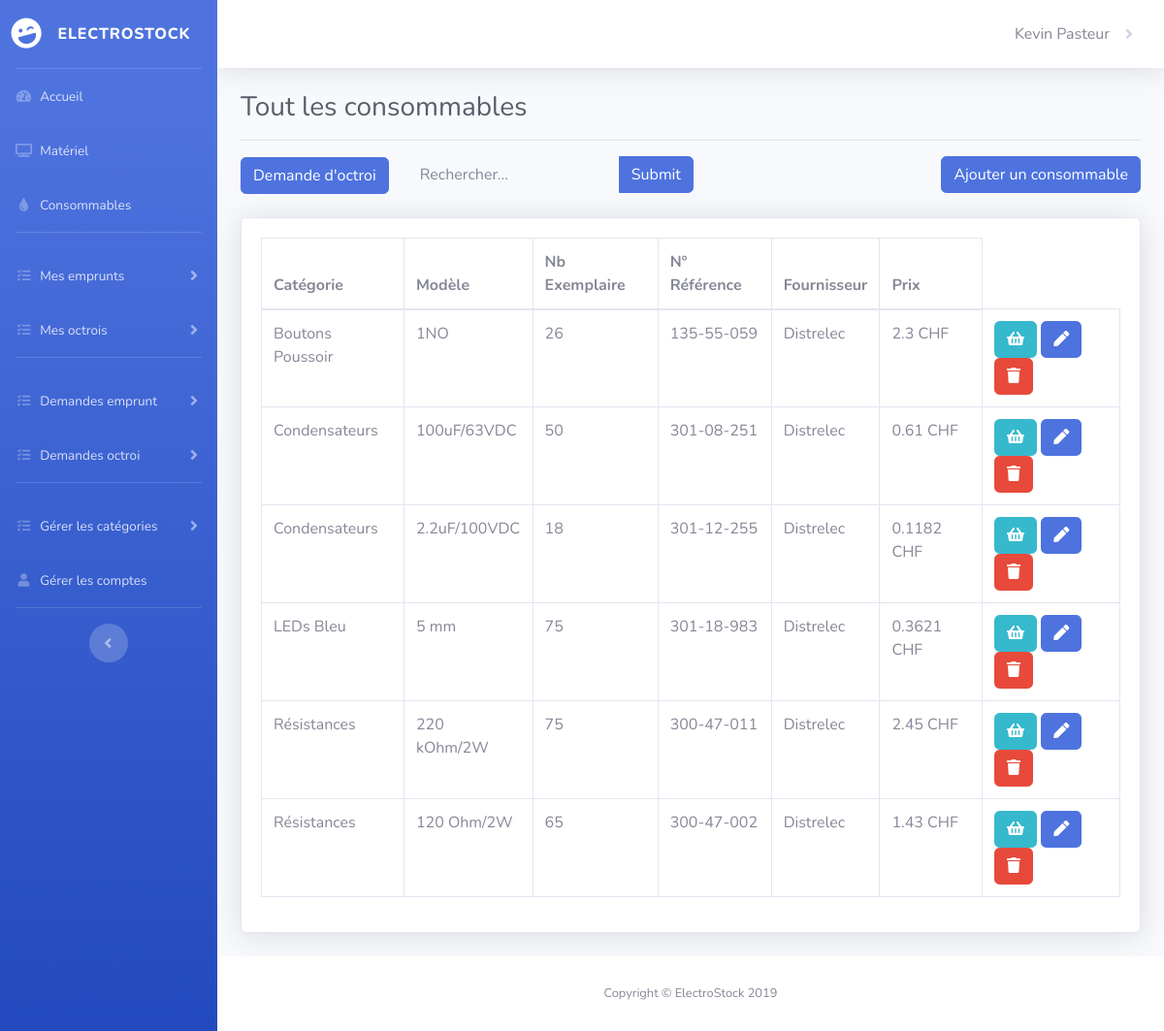
The page /Code/index.php?action=consommables (signed in) on the database its author committed.
### tables this page shows
CREATE TABLE IF NOT EXISTS `Consommables` (
  `idConsommables` INT(11) NOT NULL AUTO_INCREMENT,
  `modele` VARCHAR(50) NOT NULL,
  `nb_exemp` INT(11) NOT NULL,
  `n_reference` VARCHAR(50) NOT NULL,
  `prix` FLOAT(11) NOT NULL,
  `limite_inf` TINYINT(11) NULL,
  `fkCategoriesC` INT(11) NOT NULL,
  `fkFournisseursC` INT(11) NOT NULL,
  `actif` BOOLEAN NOT NULL DEFAULT 1,
  PRIMARY KEY (`idConsommables`),
  INDEX `fk_Consommables_CategoriesC1_idx` (`fkCategoriesC` ASC) ,
  INDEX `fk_consommables_fournisseursc1_idx` (`fkFournisseursC` ASC) ,
  CONSTRAINT `fk_Consommables_CategoriesC1`
    FOREIGN KEY (`fkCategoriesC`)
    REFERENCES `CategoriesC` (`idCategoriesC`),
  CONSTRAINT `fk_consommables_fournisseursc1`
    FOREIGN KEY (`fkFournisseursC`)
    REFERENCES `FournisseursC` (`idFournisseursC`)
    ON DELETE NO ACTION
    ON UPDATE NO ACTION);

CREATE TABLE IF NOT EXISTS `CategoriesC` (
  `idCategoriesC` INT(11) NOT NULL AUTO_INCREMENT,
  `nom` VARCHAR(50) NOT NULL,
  `actif` BOOLEAN NOT NULL DEFAULT 1,
  PRIMARY KEY (`idCategoriesC`));

CREATE TABLE IF NOT EXISTS `FournisseursC` (
  `idFournisseursC` INT(11) NOT NULL AUTO_INCREMENT,
  `nom` VARCHAR(100) NOT NULL,
  `telephone` VARCHAR(15) NOT NULL,
  `lien` VARCHAR(255) NULL DEFAULT NULL,
  PRIMARY KEY (`idFournisseursC`));

### Code/modele/modele_consommables.php (called while the page is built, shortened)
<?php
function GetAllConsumables()
{
    $connexion = GetBD();
    $requete = "SELECT CategoriesC.nom as categoriesc, modele, nb_exemp, n_reference, prix,FournisseursC.nom as fournisseur
                FROM Consommables
                LEFT JOIN CategoriesC on fkCategoriesC = idCategoriesC
                LEFT JOIN FournisseursC on fkFournisseursC = idFournisseursC
                WHERE nb_exemp >= 1 and Consommables.actif = 1
                ORDER BY Consommables.actif DESC, CategoriesC.nom";
    $resultat = $connexion->query($requete);
    return $resultat;
}

### Code/vue/toutlesconsommables.php (the view, shortened to what this page needs)
        <div class="card shadow mb-4">
            <div class="card-body">
                <div class="table-responsive">
                    <table class="table table-bordered" id="dataTable" width="100%" cellspacing="0">
                        <thead>
                        <tr>
                            <th>Catégorie</th>
                            <th>Modèle</th>
                            <th>Nb Exemplaire</th>
                            <th>N° Référence</th>
                            <?php if ($_SESSION['role'] == "Administrateur") { ?>
                                <th>Fournisseur</th>
                                <th>Prix</th>
                            <?php } ?>
                        </tr>
                        </thead>
                        <tbody>
                        <?php foreach (@$result as $consommable) : ?>
                            <tr>
                                <td><?= $consommable['categoriesc']; ?> </td>
                                <td><?= $consommable['modele']; ?> </td>
                                <td><?= $consommable['nb_exemp']; ?> </td>
                                <td><?= $consommable['n_reference']; ?> </td>
                                <?php if ($_SESSION['role'] == "Administrateur") { ?>
                                <td><?= $consommable['fournisseur']; ?></td>
                                <td><?= $consommable['prix']; ?> CHF</td>
                                <td>
                                    <a href="#"><button class="btn btn-info btn-xs"><i class="fa fa-shopping-basket "></i></button></a>
                                    <a href="#"><button class="btn btn-primary btn-xs"><i class="fa fa-pen"></i></button></a>
                                    <a href="#" onclick="return confirm('Supprimer ce consommable ?')"> <button class="btn btn-danger btn-xs"><i class="fa fa-trash "></i></button></a>
                                </td>
                                <?php } ?>
                            </tr>
                        <?php endforeach; ?>
                        </tbody>
                    </table>
                </div>
            </div>
        </div>
    </div>
</div>
<?php require "vue/gabarit.php";?>

### rows shown on the page
consommables: fkCategoriesC.nom "Boutons Poussoir", modele "1NO", nb_exemp "26", n_reference "135-55-059", fkFournisseursC.nom "Distrelec", prix "2.3"
consommables: fkCategoriesC.nom "Condensateurs", modele "100uF/63VDC", nb_exemp "50", n_reference "301-08-251", fkFournisseursC.nom "Distrelec", prix "0.61"
consommables: fkCategoriesC.nom "Condensateurs", modele "2.2uF/100VDC", nb_exemp "18", n_reference "301-12-255", fkFournisseursC.nom "Distrelec", prix "0.1182"
consommables: fkCategoriesC.nom "LEDs Bleu", modele "5 mm", nb_exemp "75", n_reference "301-18-983", fkFournisseursC.nom "Distrelec", prix "0.3621"
consommables: fkCategoriesC.nom "Résistances", modele "220 kOhm/2W", nb_exemp "75", n_reference "300-47-011", fkFournisseursC.nom "Distrelec", prix "2.45"
consommables: fkCategoriesC.nom "Résistances", modele "120 Ohm/2W", nb_exemp "65", n_reference "300-47-002", fkFournisseursC.nom "Distrelec", prix "1.43"

### other values the page prints
$_SESSION['prenom'] "Kevin"
$_SESSION['nom'] "Pasteur"
